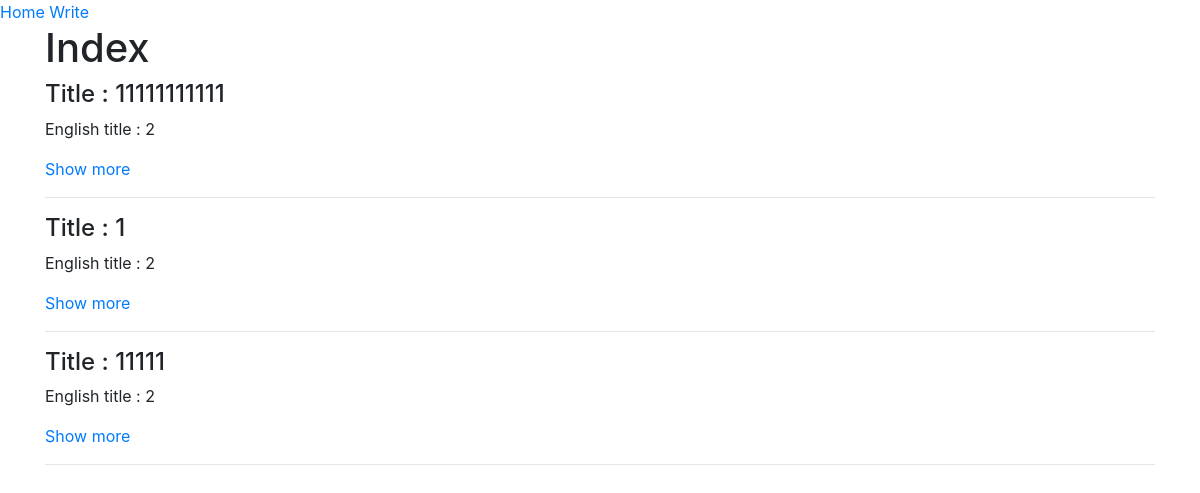
Page /movies/ on the committed database.
### movies/models.py (models this page shows)
class Movie(models.Model):
    title = models.CharField(max_length=50)
    title_en = models.CharField(max_length=100)
    audience = models.IntegerField()
    open_date = models.DateField()
    genre = models.CharField(max_length=20)
    watch_grade = models.CharField(max_length=20)
    score = models.FloatField()
    poster_url = models.TextField()
    description = models.TextField()

### movies/views.py (the view)
# urls.py: path('', views.index),
def index(request):
    movies = Movie.objects.all().order_by('-id')
    context = {
        'movies': movies,
    }
    return render(request, 'index.html', context)

### movies/templates/index.html
{% extends 'base.html' %}
{% block body %}
  <h1>Index</h1>
  {% for movie in movies %}
    <h4>Title : {{movie.title}}</h4>
    <p>English title : {{movie.title_en}}</p>
    <a href="{% url 'movies:detail' movie.id %}">Show more</a>
    <hr>
  {% endfor %}
{% endblock %}

### rows in the picture
Movie: title "11111111111", title_en "2"
Movie: title "1", title_en "2"
Movie: title "11111", title_en "2"
